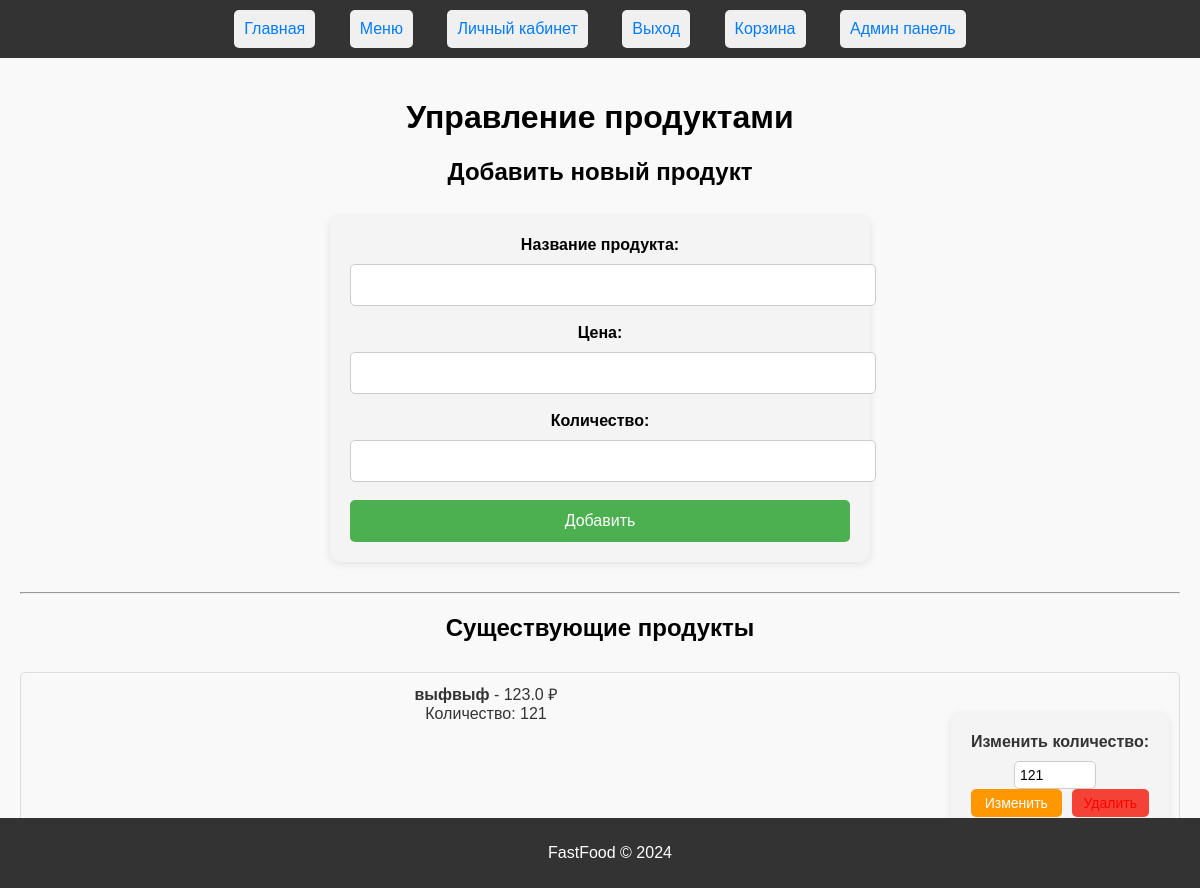
The app's page /admin/products (signed in) with its own data.
### models.py (models this page shows)
class Product(Base):
    __tablename__ = 'products'
    id = Column(Integer, primary_key=True, index=True)
    name = Column(String, nullable=False)
    price = Column(Float, nullable=False)
    quantity_in_stock = Column(Integer, default=0)
    cart_items = relationship("CartItem", back_populates="product")

### main.py (the view)
@app.get("/admin/products", response_class=HTMLResponse)
async def admin_products(request: Request, db: Session = Depends(get_db)):
    user_email = request.cookies.get("user_email")
    if not user_email:
        return RedirectResponse("/login")
    client = db.query(Client).filter(Client.email == user_email).first()
    if client.role != "admin":  # Проверка на роль администратора
        return RedirectResponse("/menu")
    products = db.query(Product).all()
    return templates.TemplateResponse("add_product.html", {"request": request, "products": products})

### templates/add_product.html (shortened to what this page needs)
{% extends "base.html" %}
{% block content %}
    <h1>Управление продуктами</h1>
    <h2>Добавить новый продукт</h2>
    <form method="post">
        <label for="name">Название продукта:</label>
        <input type="text" id="name" name="name" required><br><br>
        <label for="price">Цена:</label>
        <input type="number" id="price" name="price" step="0.01" required><br><br>
        <label for="quantity">Количество:</label>
        <input type="number" id="quantity" name="quantity" min="0" required><br><br>
        <button type="submit" class="btn-primary">Добавить</button>
    </form>
    <hr>
    <h2>Существующие продукты</h2>
    <ul class="product-list">
        {% for product in products %}
            <li>
                <div class="product-info">
                    <strong>{{ product.name }}</strong> - {{ product.price }} ₽
                    <br>
                    Количество: {{ product.quantity_in_stock }}
                </div>
                <div class="product-actions">
                    <form method="post" action="/admin/update_product_quantity/{{ product.id }}">
                        <label for="quantity_{{ product.id }}">Изменить количество:</label>
                        <input type="number" id="quantity_{{ product.id }}" name="quantity"
                               value="{{ product.quantity_in_stock }}" min="0" required>
                        <div class="action-buttons">
                            <button type="submit" class="btn-update">Изменить</button>
                            <a href="/admin/delete_product/{{ product.id }}" class="btn-delete">Удалить</a>
                        </div>
                    </form>
                </div>
            </li>
        {% endfor %}
    </ul>
{% endblock %}

### static/css/style.css (style rules this page uses)
body { font-family: Arial, sans-serif; margin: 0; padding: 0; background-color: #f9f9f9; }
ul, ol { margin: 0; padding: 0; list-style-type: none; }
li { margin: 5px 0; padding: 10px; background-color: #f0f0f0; border-radius: 5px; font-size: 16px; font-family: Arial, sans-serif; color: #333; }
li a { text-decoration: none; color: #007BFF; }
form { max-width: 500px; margin: 30px auto; padding: 20px; background-color: #f4f4f4; border-radius: 10px; box-shadow: 0 2px 8px rgba(0, 0, 0, 0.1); }
label { display: block; font-weight: bold; margin-bottom: 5px; font-size: 16px; }
input, select { width: 100%; padding: 12px; margin-top: 5px; border-radius: 5px; border: 1px solid #ccc; font-size: 14px; }
button { padding: 12px 20px; background-color: #333; color: #fff; border: none; border-radius: 5px; cursor: pointer; width: 100%; font-size: 16px; }
h2 { text-align: center; margin-bottom: 30px; }
a { text-decoration: none; color: #333; }
.product-list { margin-top: 20px; list-style: none; padding: 0; }
.product-list li { display: flex; justify-content: space-between; padding: 10px; border: 1px solid #ddd; margin-bottom: 10px; background-color: #f9f9f9; border-radius: 5px; }
.product-list li .product-info { flex-grow: 1; margin-right: 10px; font-size: 16px; color: #333; }
.product-list li .product-actions { display: flex; align-items: center; gap: 10px; }
.product-list li .product-actions a { color: red; text-decoration: none; }
.product-list li .product-actions form { display: inline; }
.product-actions form { display: flex; align-items: center; margin-bottom: 10px; }
.product-actions input { width: 70px; margin-right: 10px; padding: 5px; font-size: 14px; }
.product-actions button { padding: 6px 12px; background-color: #4CAF50; color: white; border-radius: 5px; font-size: 14px; cursor: pointer; border: none; }
.product-actions .action-buttons { display: flex; gap: 10px; }
.product-actions .btn-delete { background-color: #F44336; color: white; padding: 6px 12px; text-decoration: none; border-radius: 5px; font-size: 14px; cursor: pointer; }
.product-actions .btn-update { background-color: #FF9800; color: white; font-size: 14px; padding: 6px 12px; border-radius: 5px; cursor: pointer; transition: background-color 0.3s ease; }
form label { display: block; font-weight: bold; margin-bottom: 5px; font-size: 16px; }
form input { width: 100%; padding: 12px; margin-top: 5px; border-radius: 5px; border: 1px solid #ccc; font-size: 14px; }
.btn-primary { background-color: #4CAF50; }
.btn-update { background-color: #FF9800; color: white; font-size: 14px; padding: 6px 12px; border-radius: 5px; }

### records on screen
Product: name "выфвыф", price "123.0", quantity_in_stock "121", quantity "121"
